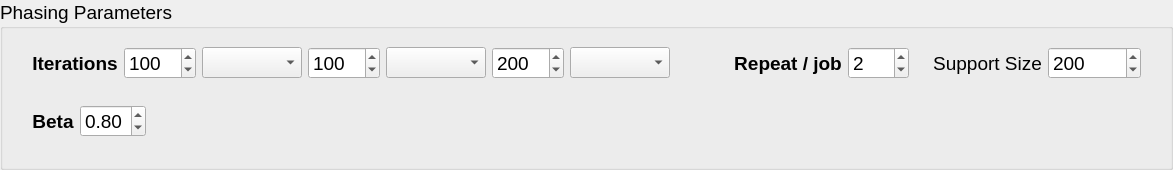
                <widget class="QGroupBox" name="groupBox_7">
                 <property name="font">
                  <font>
                   <pointsize>14</pointsize>
                  </font>
                 </property>
                 <property name="title">
                  <string>Phasing Parameters</string>
                 </property>
                 <layout class="QVBoxLayout" name="verticalLayout_24">
                  <property name="topMargin">
                   <number>0</number>
                  </property>
                  <property name="bottomMargin">
                   <number>12</number>
                  </property>
                  <item>
                   <widget class="QWidget" name="widget_61" native="true">
                    <layout class="QHBoxLayout" name="horizontalLayout_54" stretch="0,1,0,0">
                     <property name="bottomMargin">
                      <number>1</number>
                     </property>
                     <item>
                      <widget class="QWidget" name="widget_62" native="true">
                       <layout class="QHBoxLayout" name="horizontalLayout_51">
                        <item>
                         <widget class="QLabel" name="label_49">
                          <property name="font">
                           <font>
                            <pointsize>14</pointsize>
                            <weight>75</weight>
                            <bold>true</bold>
                           </font>
                          </property>
                          <property name="toolTip">
                           <string>&lt;html&gt;&lt;head/&gt;&lt;body&gt;&lt;p&gt;&lt;span style=&quot; font-weight:400;&quot;&gt;set the number to 0 if you don't want any steps in the loop&lt;/span&gt;&lt;/p&gt;&lt;/body&gt;&lt;/html&gt;</string>
                          </property>
                          <property name="text">
                           <string>Iterations</string>
                          </property>
                          <property name="alignment">
                           <set>Qt::AlignCenter</set>
                          </property>
                         </widget>
                        </item>
                        <item>
                         <widget class="QSpinBox" name="spinBox_23">
                          <property name="minimum">
                           <number>0</number>
                          </property>
                          <property name="maximum">
                           <number>2000</number>
                          </property>
                          <property name="value">
                           <number>100</number>
                          </property>
                         </widget>
                        </item>
                        <item>
                         <widget class="QComboBox" name="comboBox_9"/>
                        </item>
                        <item>
                         <widget class="QSpinBox" name="spinBox_24">
                          <property name="minimum">
                           <number>0</number>
                          </property>
                          <property name="maximum">
                           <number>2000</number>
                          </property>
                          <property name="value">
                           <number>100</number>
                          </property>
                         </widget>
                        </item>
                        <item>
                         <widget class="QComboBox" name="comboBox_10"/>
                        </item>
                        <item>
                         <widget class="QSpinBox" name="spinBox_25">
                          <property name="minimum">
                           <number>0</number>
                          </property>
                          <property name="maximum">
                           <number>2000</number>
                          </property>
                          <property name="value">
                           <number>200</number>
                          </property>
                         </widget>
                        </item>
                        <item>
                         <widget class="QComboBox" name="comboBox_11"/>
                        </item>
                       </layout>
                      </widget>
                     </item>
                     <item>
                      <spacer name="horizontalSpacer_19">
                       <property name="orientation">
                        <enum>Qt::Horizontal</enum>
                       </property>
                       <property name="sizeHint" stdset="0">
                        <size>
                         <width>40</width>
                         <height>20</height>
                        </size>
                       </property>
                      </spacer>
                     </item>
                     <item>
                      <widget class="QWidget" name="widget_64" native="true">
                       <layout class="QHBoxLayout" name="horizontalLayout_53">
                        <item>
                         <widget class="QLabel" name="label_51">
                          <property name="font">
                           <font>
                            <pointsize>14</pointsize>
                            <weight>75</weight>
                            <bold>true</bold>
                           </font>
                          </property>
                          <property name="toolTip">
                           <string>independent phasing repeats for every job</string>
                          </property>
                          <property name="text">
                           <string>Repeat / job</string>
                          </property>
                          <property name="alignment">
                           <set>Qt::AlignCenter</set>
                          </property>
                         </widget>
                        </item>
                        <item>
                         <widget class="QSpinBox" name="spinBox_27">
                          <property name="minimum">
                           <number>1</number>
                          </property>
                          <property name="maximum">
                           <number>100</number>
                          </property>
                          <property name="value">
                           <number>2</number>
                          </property>
                         </widget>
                        </item>
                       </layout>
                      </widget>
                     </item>
                     <item>
                      <widget class="QWidget" name="widget_63" native="true">
                       <layout class="QHBoxLayout" name="horizontalLayout_52">
                        <item>
                         <widget class="QLabel" name="label_50">
                          <property name="font">
                           <font>
                            <pointsize>14</pointsize>
                           </font>
                          </property>
                          <property name="text">
                           <string>Support Size</string>
                          </property>
                          <property name="alignment">
                           <set>Qt::AlignCenter</set>
                          </property>
                         </widget>
                        </item>
                        <item>
                         <widget class="QSpinBox" name="spinBox_26">
                          <property name="minimum">
                           <number>1</number>
                          </property>
                          <property name="maximum">
                           <number>10000000</number>
                          </property>
                          <property name="value">
                           <number>200</number>
                          </property>
                         </widget>
                        </item>
                       </layout>
                      </widget>
                     </item>
                    </layout>
                   </widget>
                  </item>
                  <item>
                   <widget class="QWidget" name="widget_70" native="true">
                    <layout class="QHBoxLayout" name="horizontalLayout_71">
                     <property name="topMargin">
                      <number>1</number>
                     </property>
                     <item>
                      <widget class="QWidget" name="widget_85" native="true">
                       <layout class="QHBoxLayout" name="horizontalLayout_60">
                        <item>
                         <widget class="QLabel" name="label_64">
                          <property name="font">
                           <font>
                            <weight>75</weight>
                            <bold>true</bold>
                           </font>
                          </property>
                          <property name="text">
                           <string>Beta</string>
                          </property>
                          <property name="scaledContents">
                           <bool>false</bool>
                          </property>
                          <property name="alignment">
                           <set>Qt::AlignCenter</set>
                          </property>
                         </widget>
                        </item>
                        <item>
                         <widget class="QDoubleSpinBox" name="doubleSpinBox_14">
                          <property name="maximum">
                           <double>1.000000000000000</double>
                          </property>
                          <property name="singleStep">
                           <double>0.100000000000000</double>
                          </property>
                          <property name="value">
                           <double>0.800000000000000</double>
                          </property>
                         </widget>
                        </item>
                       </layout>
                      </widget>
                     </item>
                     <item>
                      <spacer name="horizontalSpacer_10">
                       <property name="orientation">
                        <enum>Qt::Horizontal</enum>
                       </property>
                       <property name="sizeHint" stdset="0">
                        <size>
                         <width>40</width>
                         <height>20</height>
                        </size>
                       </property>
                      </spacer>
                     </item>
                    </layout>
                   </widget>
                  </item>
                 </layout>
                </widget>
